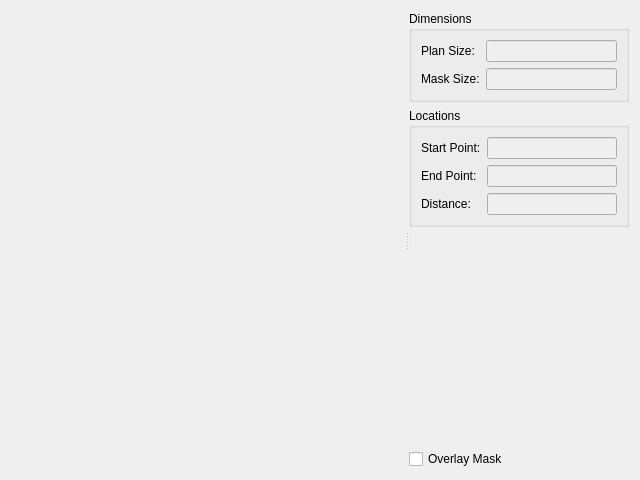
<?xml version="1.0" encoding="UTF-8"?>
<ui version="4.0">
 <class>MeasureFloorToolWidget</class>
 <widget class="QWidget" name="MeasureFloorToolWidget">
  <property name="geometry">
   <rect>
    <x>0</x>
    <y>0</y>
    <width>640</width>
    <height>480</height>
   </rect>
  </property>
  <property name="windowTitle">
   <string>Form</string>
  </property>
  <layout class="QHBoxLayout" name="horizontalLayout">
   <item>
    <widget class="QSplitter" name="splitter">
     <property name="orientation">
      <enum>Qt::Horizontal</enum>
     </property>
     <widget class="QFrame" name="frame_1">
      <property name="sizePolicy">
       <sizepolicy hsizetype="MinimumExpanding" vsizetype="MinimumExpanding">
        <horstretch>100</horstretch>
        <verstretch>100</verstretch>
       </sizepolicy>
      </property>
      <property name="minimumSize">
       <size>
        <width>160</width>
        <height>0</height>
       </size>
      </property>
      <property name="frameShape">
       <enum>QFrame::NoFrame</enum>
      </property>
      <property name="frameShadow">
       <enum>QFrame::Plain</enum>
      </property>
      <property name="lineWidth">
       <number>0</number>
      </property>
      <layout class="QHBoxLayout" name="horizontalLayout_1">
       <item>
        <widget class="ImageGrid" name="m_imageGrid" native="true">
         <property name="sizePolicy">
          <sizepolicy hsizetype="Expanding" vsizetype="Expanding">
           <horstretch>100</horstretch>
           <verstretch>100</verstretch>
          </sizepolicy>
         </property>
        </widget>
       </item>
      </layout>
     </widget>
     <widget class="QFrame" name="measurementsFrame">
      <property name="sizePolicy">
       <sizepolicy hsizetype="Preferred" vsizetype="Preferred">
        <horstretch>1</horstretch>
        <verstretch>0</verstretch>
       </sizepolicy>
      </property>
      <property name="minimumSize">
       <size>
        <width>220</width>
        <height>0</height>
       </size>
      </property>
      <property name="frameShape">
       <enum>QFrame::NoFrame</enum>
      </property>
      <property name="frameShadow">
       <enum>QFrame::Plain</enum>
      </property>
      <property name="lineWidth">
       <number>0</number>
      </property>
      <layout class="QVBoxLayout" name="verticalLayout">
       <property name="margin">
        <number>0</number>
       </property>
       <item>
        <layout class="QHBoxLayout" name="horizontalLayout_2">
         <item>
          <layout class="QVBoxLayout" name="verticalLayout_1">
           <property name="margin">
            <number>0</number>
           </property>
           <item>
            <widget class="QGroupBox" name="groupBox_2">
             <property name="title">
              <string>Dimensions</string>
             </property>
             <layout class="QHBoxLayout" name="horizontalLayout_3">
              <item>
               <layout class="QFormLayout" name="formLayout_2">
                <item row="0" column="0">
                 <widget class="QLabel" name="planSizeLabel">
                  <property name="text">
                   <string>Plan Size:</string>
                  </property>
                 </widget>
                </item>
                <item row="0" column="1">
                 <widget class="QLineEdit" name="m_planSizeEdit">
                  <property name="enabled">
                   <bool>false</bool>
                  </property>
                 </widget>
                </item>
                <item row="1" column="0">
                 <widget class="QLabel" name="maskSizeLabel">
                  <property name="text">
                   <string>Mask Size:</string>
                  </property>
                 </widget>
                </item>
                <item row="1" column="1">
                 <widget class="QLineEdit" name="m_maskSizeEdit">
                  <property name="enabled">
                   <bool>false</bool>
                  </property>
                 </widget>
                </item>
               </layout>
              </item>
             </layout>
            </widget>
           </item>
           <item>
            <widget class="QGroupBox" name="groupBox_3">
             <property name="title">
              <string>Locations</string>
             </property>
             <layout class="QHBoxLayout" name="horizontalLayout_4">
              <item>
               <layout class="QFormLayout" name="formLayout_3">
                <property name="fieldGrowthPolicy">
                 <enum>QFormLayout::AllNonFixedFieldsGrow</enum>
                </property>
                <item row="0" column="0">
                 <widget class="QLabel" name="startPointLabel">
                  <property name="text">
                   <string>Start Point:</string>
                  </property>
                 </widget>
                </item>
                <item row="0" column="1">
                 <widget class="QLineEdit" name="m_startPointEdit">
                  <property name="enabled">
                   <bool>false</bool>
                  </property>
                 </widget>
                </item>
                <item row="1" column="0">
                 <widget class="QLabel" name="endPointLabel">
                  <property name="text">
                   <string>End Point:</string>
                  </property>
                 </widget>
                </item>
                <item row="1" column="1">
                 <widget class="QLineEdit" name="m_endPointEdit">
                  <property name="enabled">
                   <bool>false</bool>
                  </property>
                 </widget>
                </item>
                <item row="3" column="0">
                 <widget class="QLabel" name="distanceLabel">
                  <property name="text">
                   <string>Distance:</string>
                  </property>
                 </widget>
                </item>
                <item row="3" column="1">
                 <widget class="QLineEdit" name="m_distanceEdit">
                  <property name="enabled">
                   <bool>false</bool>
                  </property>
                 </widget>
                </item>
               </layout>
              </item>
             </layout>
            </widget>
           </item>
           <item>
            <spacer name="verticalSpacer">
             <property name="orientation">
              <enum>Qt::Vertical</enum>
             </property>
             <property name="sizeHint" stdset="0">
              <size>
               <width>20</width>
               <height>40</height>
              </size>
             </property>
            </spacer>
           </item>
           <item>
            <widget class="QCheckBox" name="m_overlayMask">
             <property name="enabled">
              <bool>true</bool>
             </property>
             <property name="text">
              <string>Overlay Mask</string>
             </property>
            </widget>
           </item>
          </layout>
         </item>
        </layout>
       </item>
      </layout>
     </widget>
    </widget>
   </item>
  </layout>
 </widget>
 <customwidgets>
  <customwidget>
   <class>ImageGrid</class>
   <extends>QWidget</extends>
   <header>ImageGrid.h</header>
   <container>1</container>
  </customwidget>
 </customwidgets>
 <resources/>
 <connections/>
</ui>
